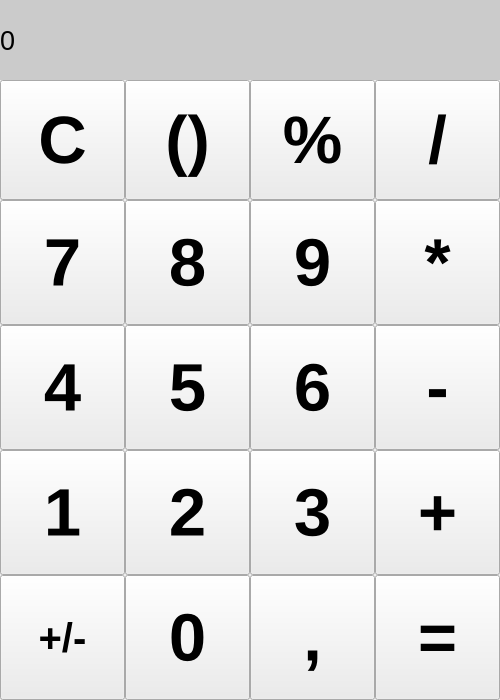
<?xml version="1.0" encoding="UTF-8"?>
<ui version="4.0">
 <class>MainWindow</class>
 <widget class="QMainWindow" name="MainWindow">
  <property name="geometry">
   <rect>
    <x>0</x>
    <y>0</y>
    <width>500</width>
    <height>700</height>
   </rect>
  </property>
  <property name="windowTitle">
   <string>MainWindow</string>
  </property>
  <widget class="QWidget" name="centralwidget">
   <widget class="QLabel" name="result_label">
    <property name="geometry">
     <rect>
      <x>0</x>
      <y>0</y>
      <width>500</width>
      <height>80</height>
     </rect>
    </property>
    <property name="font">
     <font>
      <family>Segoe UI</family>
      <pointsize>20</pointsize>
      <weight>50</weight>
      <italic>false</italic>
      <bold>false</bold>
      <underline>false</underline>
      <strikeout>false</strikeout>
      <kerning>true</kerning>
     </font>
    </property>
    <property name="styleSheet">
     <string notr="true">background-color: rgb(203, 203, 203);
color: rgb(0, 0, 0);</string>
    </property>
    <property name="text">
     <string>0</string>
    </property>
    <property name="margin">
     <number>10</number>
    </property>
   </widget>
   <widget class="QPushButton" name="button_0">
    <property name="geometry">
     <rect>
      <x>125</x>
      <y>575</y>
      <width>125</width>
      <height>125</height>
     </rect>
    </property>
    <property name="font">
     <font>
      <family>Segoe UI</family>
      <pointsize>50</pointsize>
      <weight>75</weight>
      <bold>true</bold>
     </font>
    </property>
    <property name="styleSheet">
     <string notr="true">background-color: rgb(236, 236, 236);</string>
    </property>
    <property name="text">
     <string>0</string>
    </property>
   </widget>
   <widget class="QPushButton" name="button_1">
    <property name="geometry">
     <rect>
      <x>0</x>
      <y>450</y>
      <width>125</width>
      <height>125</height>
     </rect>
    </property>
    <property name="font">
     <font>
      <family>Segoe UI</family>
      <pointsize>50</pointsize>
      <weight>75</weight>
      <bold>true</bold>
     </font>
    </property>
    <property name="styleSheet">
     <string notr="true">background-color: rgb(236, 236, 236);</string>
    </property>
    <property name="text">
     <string>1</string>
    </property>
   </widget>
   <widget class="QPushButton" name="button_2">
    <property name="geometry">
     <rect>
      <x>125</x>
      <y>450</y>
      <width>125</width>
      <height>125</height>
     </rect>
    </property>
    <property name="font">
     <font>
      <family>Segoe UI</family>
      <pointsize>50</pointsize>
      <weight>75</weight>
      <bold>true</bold>
     </font>
    </property>
    <property name="styleSheet">
     <string notr="true">background-color: rgb(236, 236, 236);</string>
    </property>
    <property name="text">
     <string>2</string>
    </property>
   </widget>
   <widget class="QPushButton" name="button_3">
    <property name="geometry">
     <rect>
      <x>250</x>
      <y>450</y>
      <width>125</width>
      <height>125</height>
     </rect>
    </property>
    <property name="font">
     <font>
      <family>Segoe UI</family>
      <pointsize>50</pointsize>
      <weight>75</weight>
      <bold>true</bold>
     </font>
    </property>
    <property name="styleSheet">
     <string notr="true">background-color: rgb(236, 236, 236);</string>
    </property>
    <property name="text">
     <string>3</string>
    </property>
   </widget>
   <widget class="QPushButton" name="button_4">
    <property name="geometry">
     <rect>
      <x>0</x>
      <y>325</y>
      <width>125</width>
      <height>125</height>
     </rect>
    </property>
    <property name="font">
     <font>
      <family>Segoe UI</family>
      <pointsize>50</pointsize>
      <weight>75</weight>
      <bold>true</bold>
     </font>
    </property>
    <property name="styleSheet">
     <string notr="true">background-color: rgb(236, 236, 236);</string>
    </property>
    <property name="text">
     <string>4</string>
    </property>
   </widget>
   <widget class="QPushButton" name="button_5">
    <property name="geometry">
     <rect>
      <x>125</x>
      <y>325</y>
      <width>125</width>
      <height>125</height>
     </rect>
    </property>
    <property name="font">
     <font>
      <family>Segoe UI</family>
      <pointsize>50</pointsize>
      <weight>75</weight>
      <bold>true</bold>
     </font>
    </property>
    <property name="styleSheet">
     <string notr="true">background-color: rgb(236, 236, 236);</string>
    </property>
    <property name="text">
     <string>5</string>
    </property>
   </widget>
   <widget class="QPushButton" name="button_6">
    <property name="geometry">
     <rect>
      <x>250</x>
      <y>325</y>
      <width>125</width>
      <height>125</height>
     </rect>
    </property>
    <property name="font">
     <font>
      <family>Segoe UI</family>
      <pointsize>50</pointsize>
      <weight>75</weight>
      <bold>true</bold>
     </font>
    </property>
    <property name="styleSheet">
     <string notr="true">background-color: rgb(236, 236, 236);</string>
    </property>
    <property name="text">
     <string>6</string>
    </property>
   </widget>
   <widget class="QPushButton" name="button_9">
    <property name="geometry">
     <rect>
      <x>250</x>
      <y>200</y>
      <width>125</width>
      <height>125</height>
     </rect>
    </property>
    <property name="font">
     <font>
      <family>Segoe UI</family>
      <pointsize>50</pointsize>
      <weight>75</weight>
      <bold>true</bold>
     </font>
    </property>
    <property name="styleSheet">
     <string notr="true">background-color: rgb(236, 236, 236);</string>
    </property>
    <property name="text">
     <string>9</string>
    </property>
   </widget>
   <widget class="QPushButton" name="button_8">
    <property name="geometry">
     <rect>
      <x>125</x>
      <y>200</y>
      <width>125</width>
      <height>125</height>
     </rect>
    </property>
    <property name="font">
     <font>
      <family>Segoe UI</family>
      <pointsize>50</pointsize>
      <weight>75</weight>
      <bold>true</bold>
     </font>
    </property>
    <property name="styleSheet">
     <string notr="true">background-color: rgb(236, 236, 236);</string>
    </property>
    <property name="text">
     <string>8</string>
    </property>
   </widget>
   <widget class="QPushButton" name="button_7">
    <property name="geometry">
     <rect>
      <x>0</x>
      <y>200</y>
      <width>125</width>
      <height>125</height>
     </rect>
    </property>
    <property name="font">
     <font>
      <family>Segoe UI</family>
      <pointsize>50</pointsize>
      <weight>75</weight>
      <bold>true</bold>
     </font>
    </property>
    <property name="styleSheet">
     <string notr="true">background-color: rgb(236, 236, 236);</string>
    </property>
    <property name="text">
     <string>7</string>
    </property>
   </widget>
   <widget class="QPushButton" name="equal_button">
    <property name="geometry">
     <rect>
      <x>375</x>
      <y>575</y>
      <width>125</width>
      <height>125</height>
     </rect>
    </property>
    <property name="font">
     <font>
      <family>Segoe UI</family>
      <pointsize>50</pointsize>
      <weight>75</weight>
      <bold>true</bold>
     </font>
    </property>
    <property name="styleSheet">
     <string notr="true">background-color: rgb(236, 236, 236);</string>
    </property>
    <property name="text">
     <string>=</string>
    </property>
   </widget>
   <widget class="QPushButton" name="plus_button">
    <property name="geometry">
     <rect>
      <x>375</x>
      <y>450</y>
      <width>125</width>
      <height>125</height>
     </rect>
    </property>
    <property name="font">
     <font>
      <family>Segoe UI</family>
      <pointsize>50</pointsize>
      <weight>75</weight>
      <bold>true</bold>
     </font>
    </property>
    <property name="styleSheet">
     <string notr="true">background-color: rgb(236, 236, 236);</string>
    </property>
    <property name="text">
     <string>+</string>
    </property>
   </widget>
   <widget class="QPushButton" name="multiply_button">
    <property name="geometry">
     <rect>
      <x>375</x>
      <y>200</y>
      <width>125</width>
      <height>125</height>
     </rect>
    </property>
    <property name="font">
     <font>
      <family>Segoe UI</family>
      <pointsize>50</pointsize>
      <weight>75</weight>
      <bold>true</bold>
     </font>
    </property>
    <property name="styleSheet">
     <string notr="true">background-color: rgb(236, 236, 236);</string>
    </property>
    <property name="text">
     <string>*</string>
    </property>
   </widget>
   <widget class="QPushButton" name="minus_button">
    <property name="geometry">
     <rect>
      <x>375</x>
      <y>325</y>
      <width>125</width>
      <height>125</height>
     </rect>
    </property>
    <property name="font">
     <font>
      <family>Segoe UI</family>
      <pointsize>50</pointsize>
      <weight>75</weight>
      <bold>true</bold>
     </font>
    </property>
    <property name="styleSheet">
     <string notr="true">background-color: rgb(236, 236, 236);</string>
    </property>
    <property name="text">
     <string>-</string>
    </property>
   </widget>
   <widget class="QPushButton" name="percent_button">
    <property name="geometry">
     <rect>
      <x>250</x>
      <y>80</y>
      <width>125</width>
      <height>120</height>
     </rect>
    </property>
    <property name="font">
     <font>
      <family>Segoe UI</family>
      <pointsize>50</pointsize>
      <weight>75</weight>
      <bold>true</bold>
     </font>
    </property>
    <property name="styleSheet">
     <string notr="true">background-color: rgb(236, 236, 236);</string>
    </property>
    <property name="text">
     <string>%</string>
    </property>
   </widget>
   <widget class="QPushButton" name="clear_button">
    <property name="geometry">
     <rect>
      <x>0</x>
      <y>80</y>
      <width>125</width>
      <height>120</height>
     </rect>
    </property>
    <property name="font">
     <font>
      <family>Segoe UI</family>
      <pointsize>50</pointsize>
      <weight>75</weight>
      <bold>true</bold>
     </font>
    </property>
    <property name="styleSheet">
     <string notr="true">background-color: rgb(236, 236, 236);</string>
    </property>
    <property name="text">
     <string>C</string>
    </property>
   </widget>
   <widget class="QPushButton" name="bracket_button">
    <property name="geometry">
     <rect>
      <x>125</x>
      <y>80</y>
      <width>125</width>
      <height>120</height>
     </rect>
    </property>
    <property name="font">
     <font>
      <family>Segoe UI</family>
      <pointsize>50</pointsize>
      <weight>75</weight>
      <bold>true</bold>
     </font>
    </property>
    <property name="styleSheet">
     <string notr="true">background-color: rgb(236, 236, 236);</string>
    </property>
    <property name="text">
     <string>()</string>
    </property>
   </widget>
   <widget class="QPushButton" name="division_button">
    <property name="geometry">
     <rect>
      <x>375</x>
      <y>80</y>
      <width>125</width>
      <height>120</height>
     </rect>
    </property>
    <property name="font">
     <font>
      <family>Segoe UI</family>
      <pointsize>50</pointsize>
      <weight>75</weight>
      <bold>true</bold>
     </font>
    </property>
    <property name="styleSheet">
     <string notr="true">background-color: rgb(236, 236, 236);</string>
    </property>
    <property name="text">
     <string>/</string>
    </property>
   </widget>
   <widget class="QPushButton" name="negation_button">
    <property name="geometry">
     <rect>
      <x>0</x>
      <y>575</y>
      <width>125</width>
      <height>125</height>
     </rect>
    </property>
    <property name="font">
     <font>
      <family>Segoe UI</family>
      <pointsize>30</pointsize>
      <weight>75</weight>
      <bold>true</bold>
     </font>
    </property>
    <property name="styleSheet">
     <string notr="true">background-color: rgb(236, 236, 236);</string>
    </property>
    <property name="text">
     <string>+/-</string>
    </property>
   </widget>
   <widget class="QPushButton" name="comma_button">
    <property name="geometry">
     <rect>
      <x>250</x>
      <y>575</y>
      <width>125</width>
      <height>125</height>
     </rect>
    </property>
    <property name="font">
     <font>
      <family>Segoe UI</family>
      <pointsize>50</pointsize>
      <weight>75</weight>
      <bold>true</bold>
     </font>
    </property>
    <property name="styleSheet">
     <string notr="true">background-color: rgb(236, 236, 236);</string>
    </property>
    <property name="text">
     <string>,</string>
    </property>
   </widget>
  </widget>
 </widget>
 <resources/>
 <connections/>
</ui>
